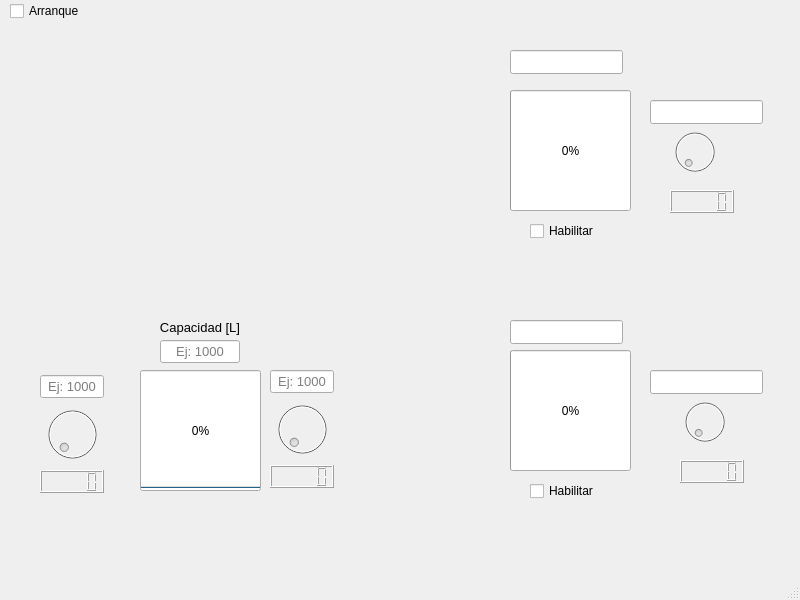
<?xml version="1.0" encoding="UTF-8"?>
<ui version="4.0">
 <class>MainWindow</class>
 <widget class="QMainWindow" name="MainWindow">
  <property name="geometry">
   <rect>
    <x>0</x>
    <y>0</y>
    <width>800</width>
    <height>600</height>
   </rect>
  </property>
  <property name="windowTitle">
   <string>MainWindow</string>
  </property>
  <widget class="QWidget" name="centralwidget">
   <widget class="QCheckBox" name="start">
    <property name="geometry">
     <rect>
      <x>10</x>
      <y>0</y>
      <width>77</width>
      <height>22</height>
     </rect>
    </property>
    <property name="text">
     <string>Arranque</string>
    </property>
   </widget>
   <widget class="QProgressBar" name="tank2">
    <property name="geometry">
     <rect>
      <x>510</x>
      <y>90</y>
      <width>121</width>
      <height>121</height>
     </rect>
    </property>
    <property name="maximum">
     <number>500</number>
    </property>
    <property name="value">
     <number>0</number>
    </property>
   </widget>
   <widget class="QProgressBar" name="tank3">
    <property name="geometry">
     <rect>
      <x>510</x>
      <y>350</y>
      <width>121</width>
      <height>121</height>
     </rect>
    </property>
    <property name="maximum">
     <number>500</number>
    </property>
    <property name="value">
     <number>0</number>
    </property>
   </widget>
   <widget class="QDial" name="q3">
    <property name="enabled">
     <bool>false</bool>
    </property>
    <property name="geometry">
     <rect>
      <x>670</x>
      <y>120</y>
      <width>50</width>
      <height>64</height>
     </rect>
    </property>
    <property name="maximum">
     <number>1000</number>
    </property>
   </widget>
   <widget class="QDial" name="q4">
    <property name="enabled">
     <bool>false</bool>
    </property>
    <property name="geometry">
     <rect>
      <x>680</x>
      <y>390</y>
      <width>50</width>
      <height>64</height>
     </rect>
    </property>
    <property name="maximum">
     <number>1000</number>
    </property>
   </widget>
   <widget class="QCheckBox" name="enable_t3">
    <property name="geometry">
     <rect>
      <x>530</x>
      <y>480</y>
      <width>91</width>
      <height>22</height>
     </rect>
    </property>
    <property name="text">
     <string>Habilitar</string>
    </property>
   </widget>
   <widget class="QCheckBox" name="enable_t2">
    <property name="geometry">
     <rect>
      <x>530</x>
      <y>220</y>
      <width>91</width>
      <height>22</height>
     </rect>
    </property>
    <property name="text">
     <string>Habilitar</string>
    </property>
   </widget>
   <widget class="QLCDNumber" name="q3_indicator">
    <property name="geometry">
     <rect>
      <x>670</x>
      <y>190</y>
      <width>64</width>
      <height>23</height>
     </rect>
    </property>
   </widget>
   <widget class="QLCDNumber" name="q4_indicator">
    <property name="geometry">
     <rect>
      <x>680</x>
      <y>460</y>
      <width>64</width>
      <height>23</height>
     </rect>
    </property>
   </widget>
   <widget class="QLineEdit" name="q3_max">
    <property name="geometry">
     <rect>
      <x>650</x>
      <y>100</y>
      <width>113</width>
      <height>24</height>
     </rect>
    </property>
    <property name="readOnly">
     <bool>false</bool>
    </property>
   </widget>
   <widget class="QLineEdit" name="q4_max">
    <property name="geometry">
     <rect>
      <x>650</x>
      <y>370</y>
      <width>113</width>
      <height>24</height>
     </rect>
    </property>
    <property name="readOnly">
     <bool>false</bool>
    </property>
   </widget>
   <widget class="QLabel" name="label">
    <property name="geometry">
     <rect>
      <x>160</x>
      <y>319</y>
      <width>80</width>
      <height>16</height>
     </rect>
    </property>
    <property name="font">
     <font>
      <family>Arial</family>
      <pointsize>10</pointsize>
     </font>
    </property>
    <property name="text">
     <string>Capacidad [L]</string>
    </property>
    <property name="textFormat">
     <enum>Qt::TextFormat::AutoText</enum>
    </property>
    <property name="alignment">
     <set>Qt::AlignmentFlag::AlignCenter</set>
    </property>
    <property name="wordWrap">
     <bool>false</bool>
    </property>
   </widget>
   <widget class="QLCDNumber" name="q2_indicator">
    <property name="geometry">
     <rect>
      <x>270</x>
      <y>465</y>
      <width>64</width>
      <height>23</height>
     </rect>
    </property>
   </widget>
   <widget class="QLineEdit" name="capacity1">
    <property name="geometry">
     <rect>
      <x>160</x>
      <y>340</y>
      <width>80</width>
      <height>23</height>
     </rect>
    </property>
    <property name="font">
     <font>
      <family>Arial</family>
      <pointsize>10</pointsize>
     </font>
    </property>
    <property name="text">
     <string/>
    </property>
    <property name="alignment">
     <set>Qt::AlignmentFlag::AlignCenter</set>
    </property>
    <property name="placeholderText">
     <string>Ej: 1000</string>
    </property>
   </widget>
   <widget class="QDial" name="q2">
    <property name="enabled">
     <bool>false</bool>
    </property>
    <property name="geometry">
     <rect>
      <x>270</x>
      <y>399</y>
      <width>64</width>
      <height>60</height>
     </rect>
    </property>
    <property name="maximum">
     <number>1000</number>
    </property>
   </widget>
   <widget class="QLineEdit" name="q1_max">
    <property name="geometry">
     <rect>
      <x>40</x>
      <y>375</y>
      <width>64</width>
      <height>23</height>
     </rect>
    </property>
    <property name="font">
     <font>
      <family>Arial</family>
      <pointsize>10</pointsize>
     </font>
    </property>
    <property name="alignment">
     <set>Qt::AlignmentFlag::AlignCenter</set>
    </property>
    <property name="placeholderText">
     <string>Ej: 1000</string>
    </property>
   </widget>
   <widget class="QDial" name="q1">
    <property name="enabled">
     <bool>false</bool>
    </property>
    <property name="geometry">
     <rect>
      <x>40</x>
      <y>404</y>
      <width>64</width>
      <height>60</height>
     </rect>
    </property>
    <property name="sizePolicy">
     <sizepolicy hsizetype="Preferred" vsizetype="Maximum">
      <horstretch>0</horstretch>
      <verstretch>0</verstretch>
     </sizepolicy>
    </property>
    <property name="maximum">
     <number>1000</number>
    </property>
   </widget>
   <widget class="QLCDNumber" name="q1_indicator">
    <property name="geometry">
     <rect>
      <x>40</x>
      <y>470</y>
      <width>64</width>
      <height>23</height>
     </rect>
    </property>
   </widget>
   <widget class="QLineEdit" name="q2_max">
    <property name="geometry">
     <rect>
      <x>270</x>
      <y>370</y>
      <width>64</width>
      <height>23</height>
     </rect>
    </property>
    <property name="font">
     <font>
      <family>Arial</family>
      <pointsize>10</pointsize>
     </font>
    </property>
    <property name="alignment">
     <set>Qt::AlignmentFlag::AlignCenter</set>
    </property>
    <property name="placeholderText">
     <string>Ej: 1000</string>
    </property>
   </widget>
   <widget class="QProgressBar" name="tank1">
    <property name="geometry">
     <rect>
      <x>140</x>
      <y>370</y>
      <width>121</width>
      <height>121</height>
     </rect>
    </property>
    <property name="sizePolicy">
     <sizepolicy hsizetype="Minimum" vsizetype="Expanding">
      <horstretch>0</horstretch>
      <verstretch>0</verstretch>
     </sizepolicy>
    </property>
    <property name="maximum">
     <number>1000</number>
    </property>
    <property name="value">
     <number>0</number>
    </property>
    <property name="orientation">
     <enum>Qt::Orientation::Vertical</enum>
    </property>
   </widget>
   <widget class="QLineEdit" name="capacity2">
    <property name="geometry">
     <rect>
      <x>510</x>
      <y>50</y>
      <width>113</width>
      <height>24</height>
     </rect>
    </property>
   </widget>
   <widget class="QLineEdit" name="capacity3">
    <property name="geometry">
     <rect>
      <x>510</x>
      <y>320</y>
      <width>113</width>
      <height>24</height>
     </rect>
    </property>
   </widget>
  </widget>
  <widget class="QMenuBar" name="menubar">
   <property name="geometry">
    <rect>
     <x>0</x>
     <y>0</y>
     <width>800</width>
     <height>21</height>
    </rect>
   </property>
  </widget>
  <widget class="QStatusBar" name="statusbar"/>
 </widget>
 <resources/>
 <connections/>
</ui>
